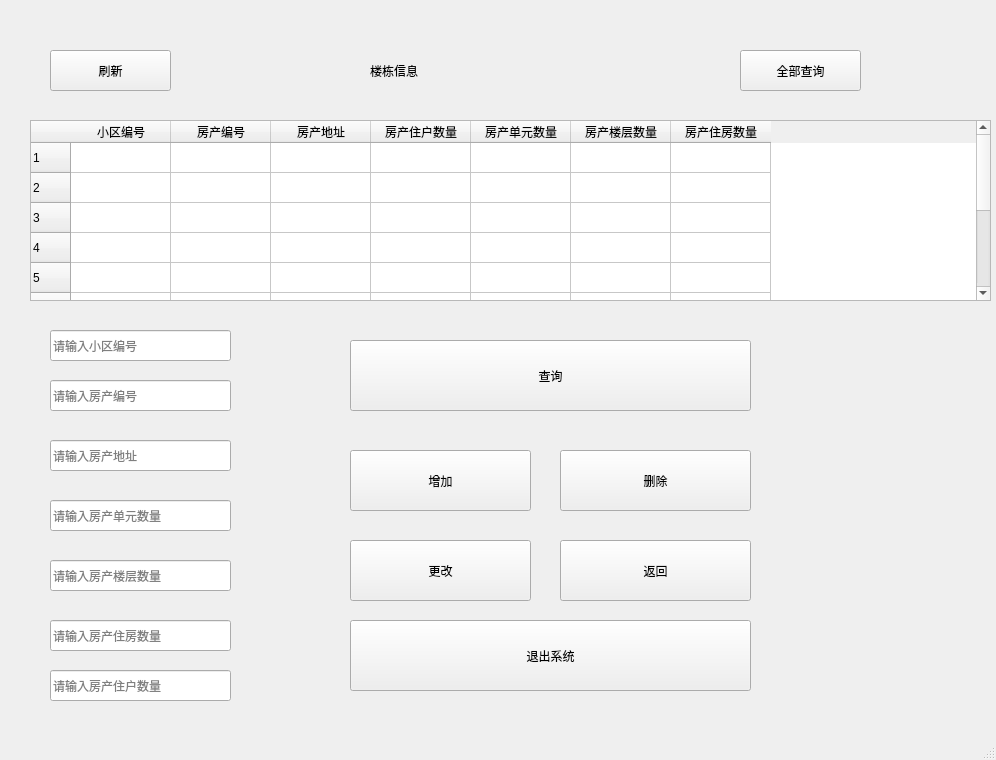
<?xml version="1.0" encoding="UTF-8"?>
<ui version="4.0">
 <class>MainWindow</class>
 <widget class="QMainWindow" name="MainWindow">
  <property name="geometry">
   <rect>
    <x>0</x>
    <y>0</y>
    <width>996</width>
    <height>760</height>
   </rect>
  </property>
  <property name="windowTitle">
   <string>super_root_楼栋信息</string>
  </property>
  <widget class="QWidget" name="centralwidget">
   <widget class="QLineEdit" name="lineEdit_2">
    <property name="geometry">
     <rect>
      <x>50</x>
      <y>440</y>
      <width>181</width>
      <height>31</height>
     </rect>
    </property>
    <property name="text">
     <string/>
    </property>
    <property name="placeholderText">
     <string>请输入房产地址</string>
    </property>
   </widget>
   <widget class="QPushButton" name="pushButton_4">
    <property name="geometry">
     <rect>
      <x>560</x>
      <y>450</y>
      <width>191</width>
      <height>61</height>
     </rect>
    </property>
    <property name="styleSheet">
     <string notr="true">font: 18pt &quot;Arial&quot;;</string>
    </property>
    <property name="text">
     <string>删除</string>
    </property>
   </widget>
   <widget class="QLineEdit" name="lineEdit_5">
    <property name="geometry">
     <rect>
      <x>50</x>
      <y>620</y>
      <width>181</width>
      <height>31</height>
     </rect>
    </property>
    <property name="placeholderText">
     <string>请输入房产住房数量</string>
    </property>
   </widget>
   <widget class="QPushButton" name="pushButton_6">
    <property name="geometry">
     <rect>
      <x>560</x>
      <y>540</y>
      <width>191</width>
      <height>61</height>
     </rect>
    </property>
    <property name="styleSheet">
     <string notr="true">font: 18pt &quot;Arial&quot;;</string>
    </property>
    <property name="text">
     <string>返回</string>
    </property>
   </widget>
   <widget class="QLabel" name="label">
    <property name="geometry">
     <rect>
      <x>370</x>
      <y>30</y>
      <width>131</width>
      <height>81</height>
     </rect>
    </property>
    <property name="styleSheet">
     <string notr="true">font: 18pt &quot;Arial&quot;;</string>
    </property>
    <property name="text">
     <string>楼栋信息</string>
    </property>
   </widget>
   <widget class="QPushButton" name="pushButton_1">
    <property name="geometry">
     <rect>
      <x>50</x>
      <y>50</y>
      <width>121</width>
      <height>41</height>
     </rect>
    </property>
    <property name="text">
     <string>刷新</string>
    </property>
   </widget>
   <widget class="QPushButton" name="pushButton">
    <property name="geometry">
     <rect>
      <x>740</x>
      <y>50</y>
      <width>121</width>
      <height>41</height>
     </rect>
    </property>
    <property name="text">
     <string>全部查询</string>
    </property>
   </widget>
   <widget class="QLineEdit" name="lineEdit_4">
    <property name="geometry">
     <rect>
      <x>50</x>
      <y>560</y>
      <width>181</width>
      <height>31</height>
     </rect>
    </property>
    <property name="placeholderText">
     <string>请输入房产楼层数量</string>
    </property>
   </widget>
   <widget class="QPushButton" name="pushButton_7">
    <property name="geometry">
     <rect>
      <x>350</x>
      <y>620</y>
      <width>401</width>
      <height>71</height>
     </rect>
    </property>
    <property name="styleSheet">
     <string notr="true">font: 18pt &quot;Arial&quot;;</string>
    </property>
    <property name="text">
     <string>退出系统</string>
    </property>
   </widget>
   <widget class="QTableWidget" name="tableWidget">
    <property name="geometry">
     <rect>
      <x>30</x>
      <y>120</y>
      <width>961</width>
      <height>181</height>
     </rect>
    </property>
    <row>
     <property name="text">
      <string>1</string>
     </property>
    </row>
    <row>
     <property name="text">
      <string>2</string>
     </property>
    </row>
    <row>
     <property name="text">
      <string>3</string>
     </property>
    </row>
    <row>
     <property name="text">
      <string>4</string>
     </property>
    </row>
    <row>
     <property name="text">
      <string>5</string>
     </property>
    </row>
    <row>
     <property name="text">
      <string>6</string>
     </property>
    </row>
    <row>
     <property name="text">
      <string>7</string>
     </property>
    </row>
    <row>
     <property name="text">
      <string>8</string>
     </property>
    </row>
    <row>
     <property name="text">
      <string>新建行</string>
     </property>
    </row>
    <row>
     <property name="text">
      <string>10</string>
     </property>
    </row>
    <column>
     <property name="text">
      <string>小区编号</string>
     </property>
    </column>
    <column>
     <property name="text">
      <string>房产编号</string>
     </property>
    </column>
    <column>
     <property name="text">
      <string>房产地址</string>
     </property>
    </column>
    <column>
     <property name="text">
      <string>房产住户数量</string>
     </property>
    </column>
    <column>
     <property name="text">
      <string>房产单元数量</string>
     </property>
    </column>
    <column>
     <property name="text">
      <string>房产楼层数量</string>
     </property>
    </column>
    <column>
     <property name="text">
      <string>房产住房数量</string>
     </property>
    </column>
   </widget>
   <widget class="QLineEdit" name="lineEdit_3">
    <property name="geometry">
     <rect>
      <x>50</x>
      <y>500</y>
      <width>181</width>
      <height>31</height>
     </rect>
    </property>
    <property name="placeholderText">
     <string>请输入房产单元数量</string>
    </property>
   </widget>
   <widget class="QLineEdit" name="lineEdit">
    <property name="geometry">
     <rect>
      <x>50</x>
      <y>380</y>
      <width>181</width>
      <height>31</height>
     </rect>
    </property>
    <property name="placeholderText">
     <string>请输入房产编号</string>
    </property>
   </widget>
   <widget class="QPushButton" name="pushButton_2">
    <property name="geometry">
     <rect>
      <x>350</x>
      <y>340</y>
      <width>401</width>
      <height>71</height>
     </rect>
    </property>
    <property name="styleSheet">
     <string notr="true">font: 18pt &quot;Arial&quot;;</string>
    </property>
    <property name="text">
     <string>查询</string>
    </property>
   </widget>
   <widget class="QPushButton" name="pushButton_3">
    <property name="geometry">
     <rect>
      <x>350</x>
      <y>450</y>
      <width>181</width>
      <height>61</height>
     </rect>
    </property>
    <property name="styleSheet">
     <string notr="true">font: 18pt &quot;Arial&quot;;</string>
    </property>
    <property name="text">
     <string>增加</string>
    </property>
   </widget>
   <widget class="QLineEdit" name="lineEdit_6">
    <property name="geometry">
     <rect>
      <x>50</x>
      <y>670</y>
      <width>181</width>
      <height>31</height>
     </rect>
    </property>
    <property name="placeholderText">
     <string>请输入房产住户数量</string>
    </property>
   </widget>
   <widget class="QPushButton" name="pushButton_5">
    <property name="geometry">
     <rect>
      <x>350</x>
      <y>540</y>
      <width>181</width>
      <height>61</height>
     </rect>
    </property>
    <property name="styleSheet">
     <string notr="true">font: 18pt &quot;Arial&quot;;</string>
    </property>
    <property name="text">
     <string>更改</string>
    </property>
   </widget>
   <widget class="QLineEdit" name="lineEdit_7">
    <property name="geometry">
     <rect>
      <x>50</x>
      <y>330</y>
      <width>181</width>
      <height>31</height>
     </rect>
    </property>
    <property name="placeholderText">
     <string>请输入小区编号</string>
    </property>
   </widget>
  </widget>
  <widget class="QMenuBar" name="menubar">
   <property name="geometry">
    <rect>
     <x>0</x>
     <y>0</y>
     <width>996</width>
     <height>26</height>
    </rect>
   </property>
  </widget>
  <widget class="QStatusBar" name="statusbar"/>
 </widget>
 <resources/>
 <connections/>
</ui>
